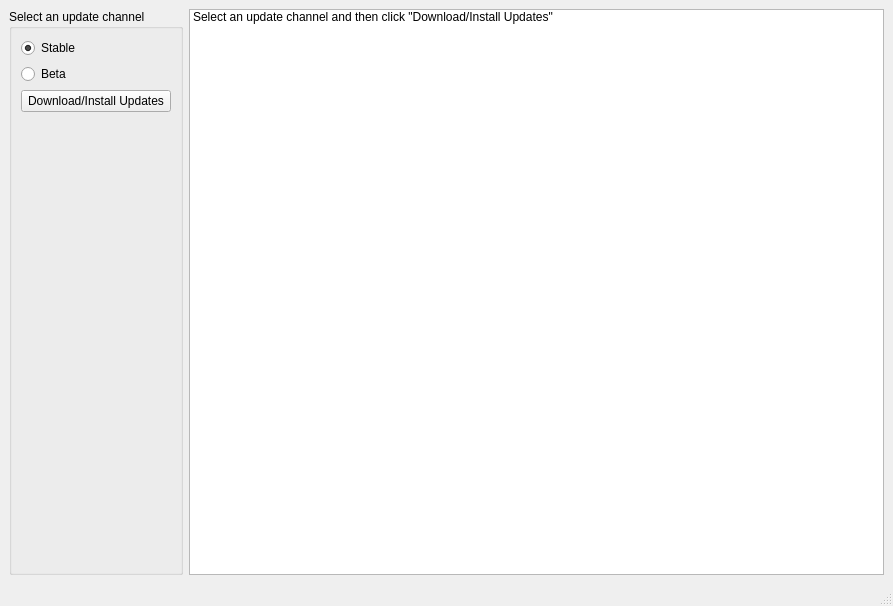
<?xml version="1.0" encoding="UTF-8"?>
<ui version="4.0">
 <class>MainWindow</class>
 <widget class="QMainWindow" name="MainWindow">
  <property name="geometry">
   <rect>
    <x>0</x>
    <y>0</y>
    <width>893</width>
    <height>606</height>
   </rect>
  </property>
  <property name="windowTitle">
   <string>MainWindow</string>
  </property>
  <widget class="QWidget" name="centralwidget">
   <layout class="QHBoxLayout" name="horizontalLayout">
    <item>
     <widget class="QGroupBox" name="groupBox">
      <property name="title">
       <string>Select an update channel</string>
      </property>
      <layout class="QVBoxLayout" name="verticalLayout">
       <item>
        <widget class="QRadioButton" name="radio_1">
         <property name="text">
          <string>Stable</string>
         </property>
         <property name="checked">
          <bool>true</bool>
         </property>
        </widget>
       </item>
       <item>
        <widget class="QRadioButton" name="radio_2">
         <property name="text">
          <string>Beta</string>
         </property>
        </widget>
       </item>
       <item>
        <widget class="QPushButton" name="add_button">
         <property name="minimumSize">
          <size>
           <width>150</width>
           <height>0</height>
          </size>
         </property>
         <property name="text">
          <string>Download/Install Updates</string>
         </property>
        </widget>
       </item>
       <item>
        <spacer name="verticalSpacer">
         <property name="orientation">
          <enum>Qt::Vertical</enum>
         </property>
         <property name="sizeHint" stdset="0">
          <size>
           <width>20</width>
           <height>40</height>
          </size>
         </property>
        </spacer>
       </item>
      </layout>
     </widget>
    </item>
    <item>
     <widget class="QListWidget" name="listWidget">
      <item>
       <property name="text">
        <string>Select an update channel and then click &quot;Download/Install Updates&quot;</string>
       </property>
      </item>
     </widget>
    </item>
   </layout>
  </widget>
  <widget class="QStatusBar" name="statusbar"/>
  <action name="actionNew">
   <property name="enabled">
    <bool>false</bool>
   </property>
   <property name="text">
    <string>New</string>
   </property>
  </action>
  <action name="actionOpen">
   <property name="text">
    <string>Open</string>
   </property>
  </action>
  <action name="actionSave">
   <property name="text">
    <string>Save</string>
   </property>
  </action>
 </widget>
 <resources/>
 <connections/>
</ui>
